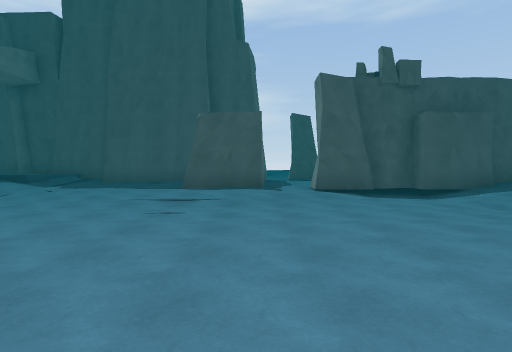
View 1 (above)

24 first-person views from a walk through a 3-D level made in the Unity game engine. The camera is 1.5 m above the floor, tilts 2° down and sees 80° across. The floor is counted in squares, 2 m on a side. Each view is taken from the middle of a square. On the plan, view 1 faces up. The plan holds only what a view shows up to about 10 squares ahead; the rest is blank. The place goes on beyond the plan. The player character is not drawn.

View 2
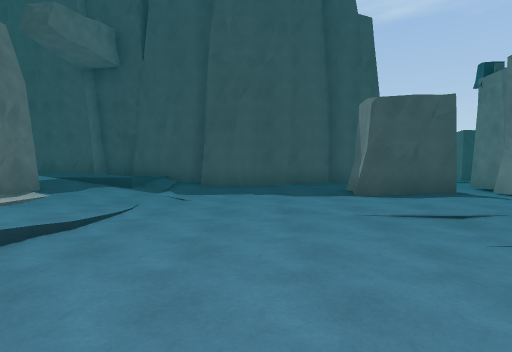

View 3
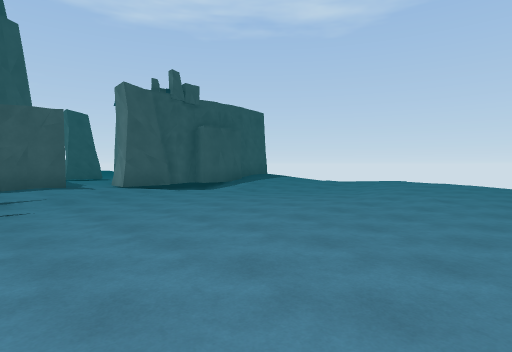

View 4
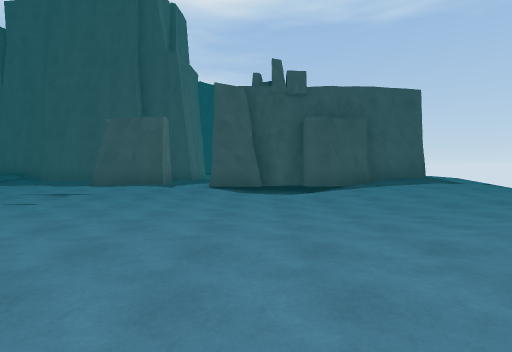

View 5
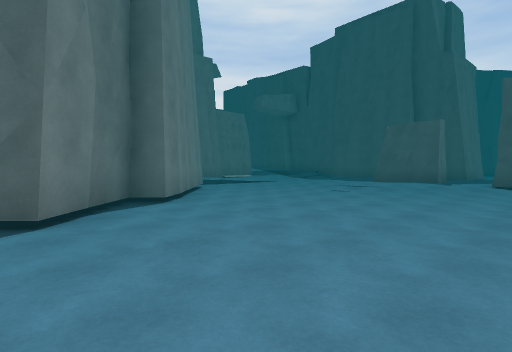

View 6
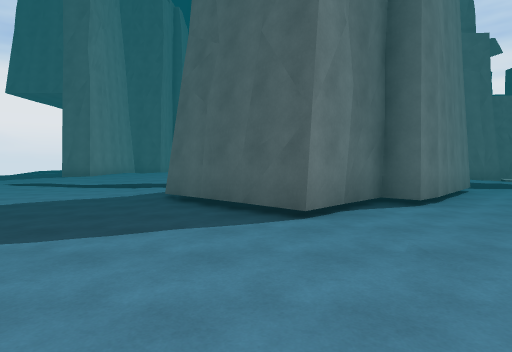

View 7
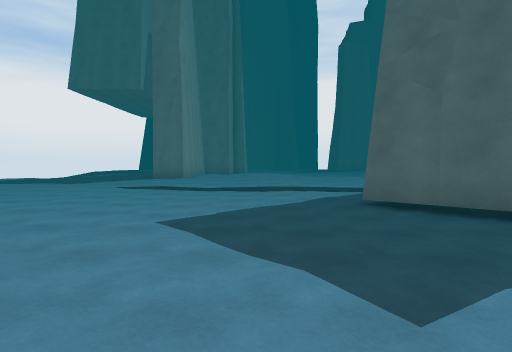

View 8
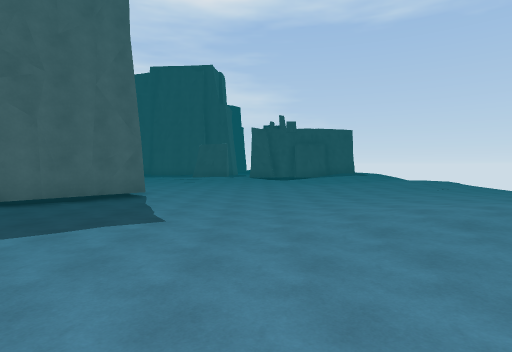

View 9
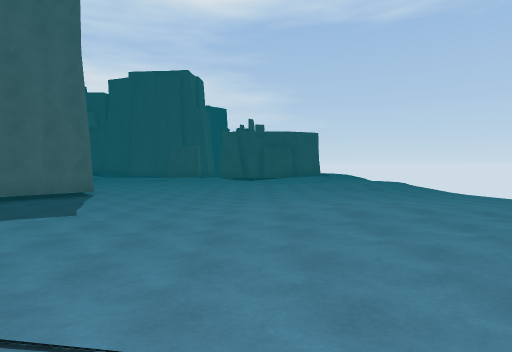

View 10
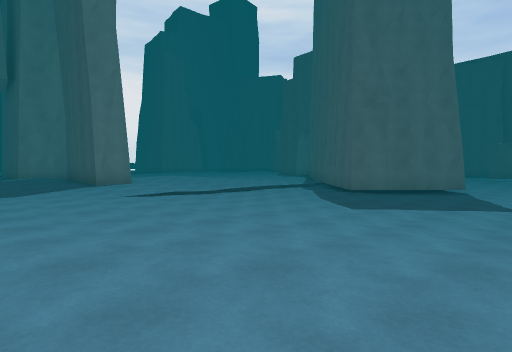

View 11
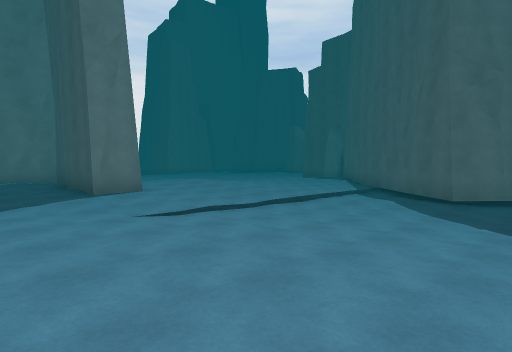

View 12
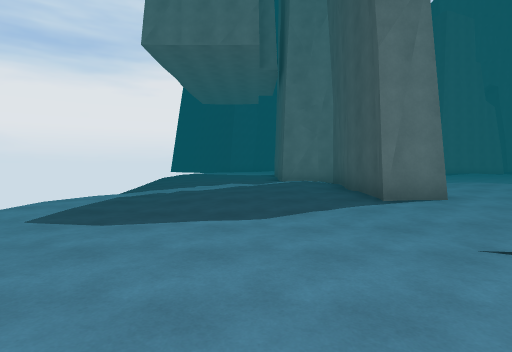

View 13
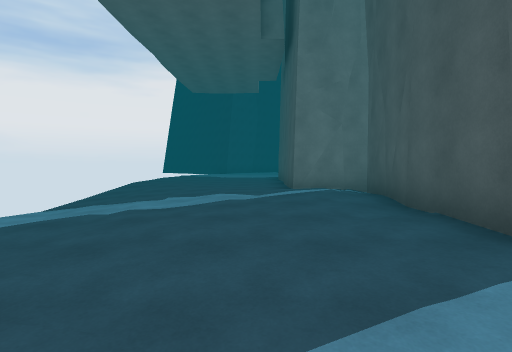

View 14
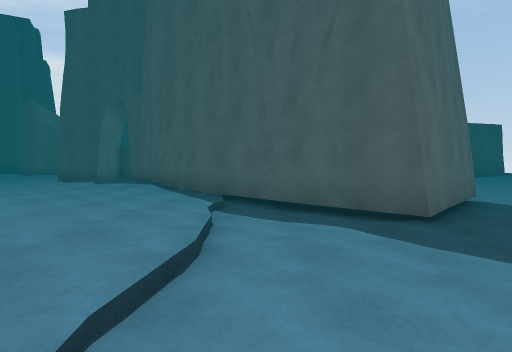

View 15
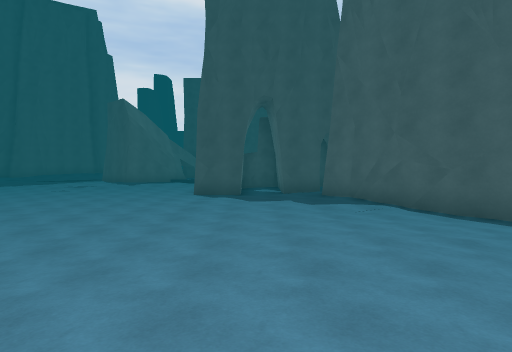

View 16
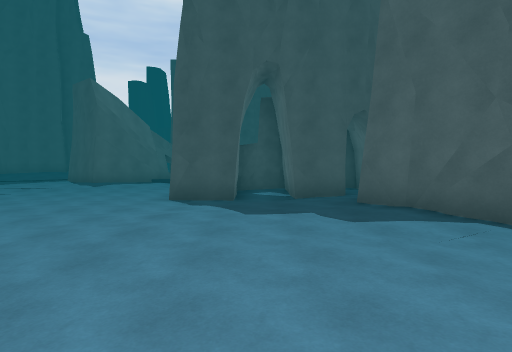

View 17
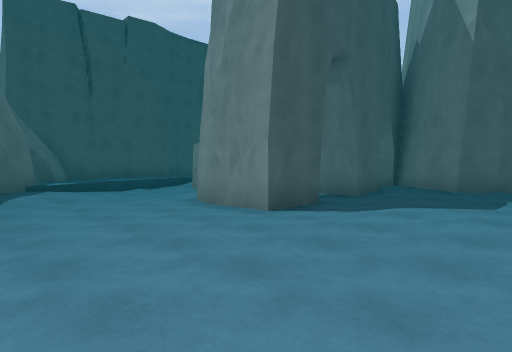

View 18
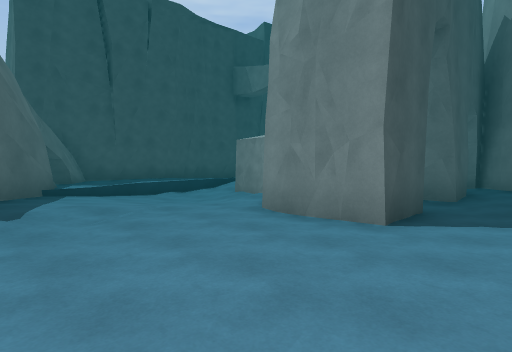

View 19
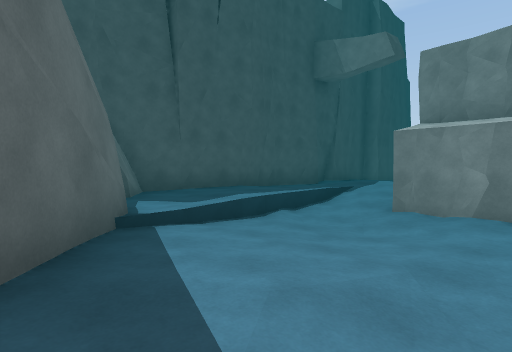

View 20
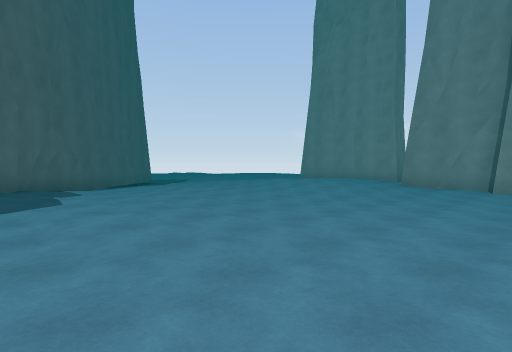

View 21
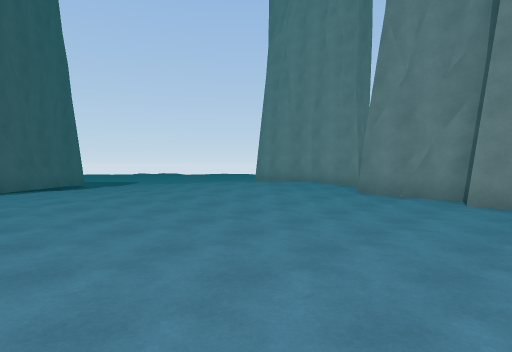

View 22
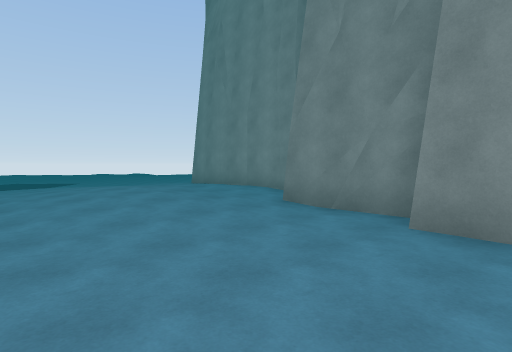

View 23
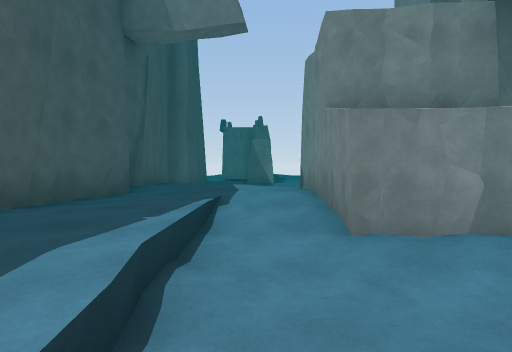

View 24
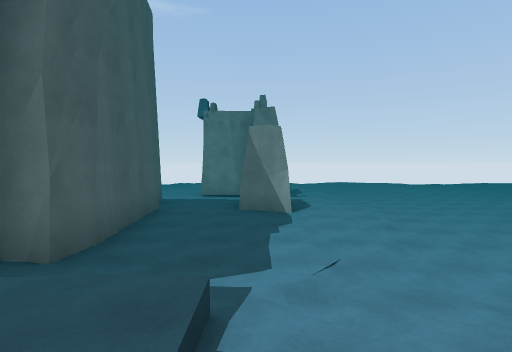

### Floor plan
Key: @ floor where view 1 was taken; # wall or solid block; . main floor; : floor 0.25 m higher than the main floor; - floor 0.25 m lower than the main floor; + floor 0.5 m higher than the main floor; _ floor 0.5 m lower than the main floor; * floor 0.75 m higher than the main floor; / step, stairs or slope; O other object.
Columns run from 18 left of view 1 to 11 right of it. Each row starts with its distance up from view 1.
 13    ####
 12   O+++#############.
 11  OO++*++/+//........-O
 10  #+++****///........-#
  9 ##:.////*///....OOO.OOO#O##/
  8 #:/.-/####//--......OO_///://
  7 :::./### #//---......-///.///
  6 /....#####///---/.//---//.//
  5 ....##.### .--------------.
  4 ....##.####:--------------
  3 ......//:####-----------//.
  2 .....:::##  ##----------....
  1 .....::::##  ##--------.....
  0 .....:::::##  ##--@----.....
 -1 ......::...##  #-------------
 -2 ......::.../## ##-------------
 -3 ......:::...-####--------..---
 -4 .....:::::./--##--------...---
 -5 ....:/::::..-----------/....-
 -6 ..../++++::.----------/.::..
 -7 ...:/++++::.----------/::::
 -8 ##..::++:://----------..::.
 -9  ###::++:::.----------..::
-10    #:####::..-------/-...
-11    #++/::::............/
-12  ###+++/::..........  :
-13  :::::+::/..........
-14  ::::/:::...........
-15  :::::::.....
-16  ++::...:::.

Where each view was taken, in squares from view 1:
view 1: 0 up, 0 right, facing up
view 2: 2 up, 4 left, facing up
view 3: 1 down, 2 left, facing up-right
view 4: 1 down, 3 right, facing up
view 5: 3 down, 3 right, facing up-left
view 6: 3 down, 3 right, facing left
view 7: 7 down, 2 right, facing left
view 8: 11 down, 2 right, facing up
view 9: 12 down, 4 right, facing up
view 10: 14 down, 1 right, facing up-left
view 11: 13 down, 2 left, facing up-left
view 12: 13 down, 4 left, facing left
view 13: 13 down, 7 left, facing left
view 14: 9 down, 6 left, facing up
view 15: 7 down, 12 left, facing up
view 16: 4 down, 12 left, facing up
view 17: 0 up, 18 left, facing up-right
view 18: 2 up, 18 left, facing up-right
view 19: 6 up, 18 left, facing up-right
view 20: 2 up, 18 left, facing down-right
view 21: 1 down, 18 left, facing down-right
view 22: 4 down, 18 left, facing down-right
view 23: 9 up, 16 left, facing right
view 24: 9 up, 9 left, facing right
